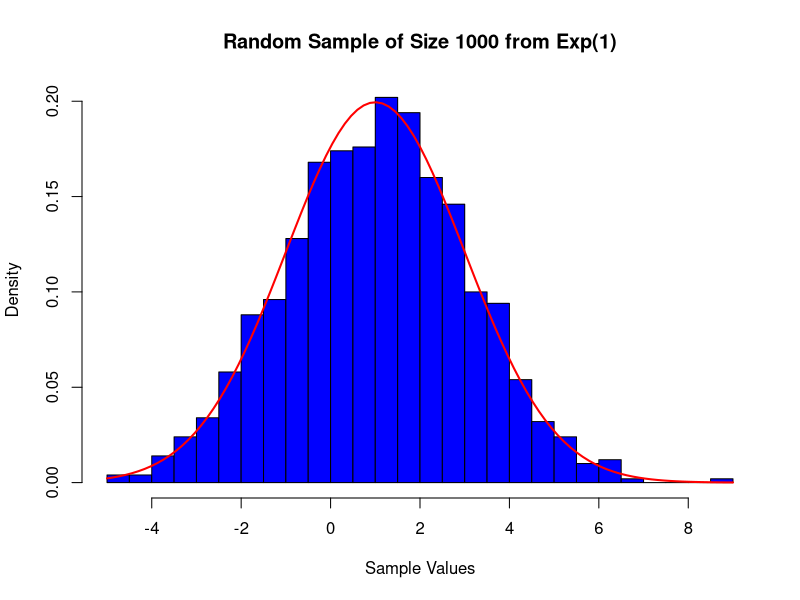
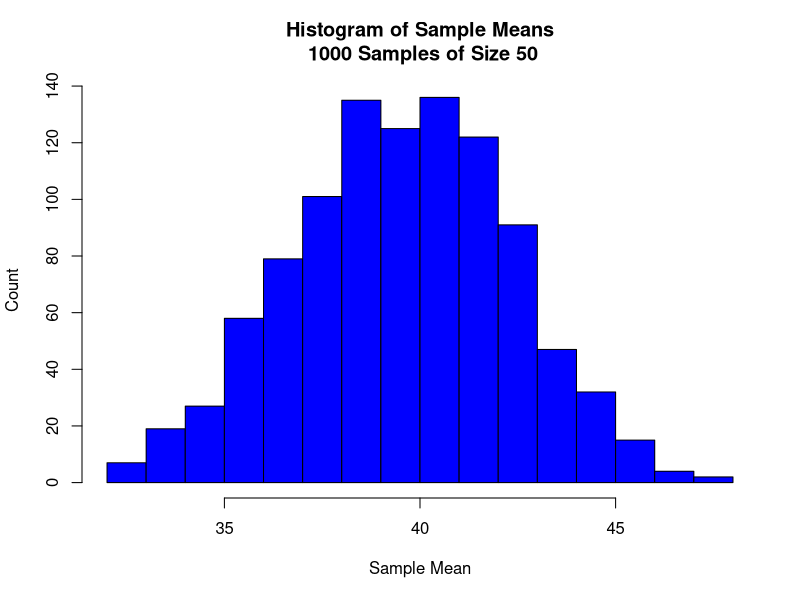
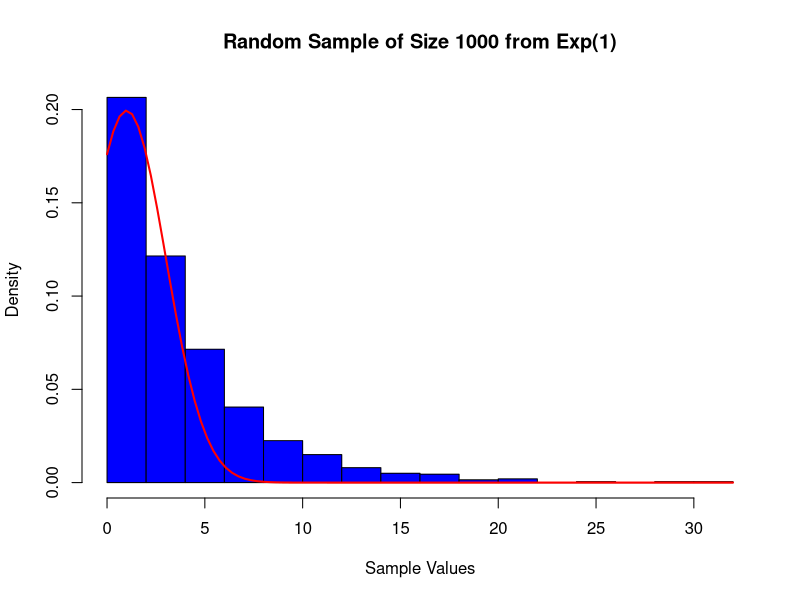
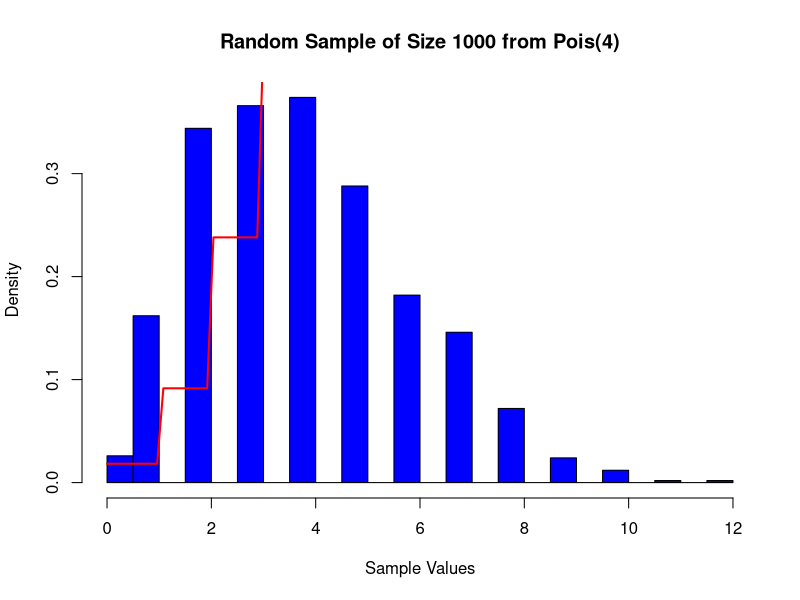

Write the R code that produced these figures, in order. (Note: this script raises an error after producing the figures.)
#For documentation
?pnorm

#To execute a command/routine
#ctrl+enter line by line, or first select lines to run

#####
#A few basic things
##Arithmetic
3+7
3-7
3*7
3/7
3^7

##Creating a vector
v <- c(1,7,8.5,11,20,37)
v
w <- 1:6
w
u <- seq(from = 0, to = 10, by = 0.5)
u

v+w               #entrywise sum
v*w               #entrywise product of elements
v%*%w             #dot product

##Accessing elements of a vector
v[2]
v[3:6]

v[v >= 20]          #select elements of v greater than or equal to 20
v[v != 20]         #select elements of v not equal to 20

##Arithmetic is "vectorized"
v
v+2               #add 2 to each element of v
v^2               #square each element of v
sqrt(v)           #take square root of each element of v

##Some vector calculations
v
sum(v)            #sum elements of v
sum(v^2)          #sum squares of elements of v
sum(v[v > 20])    #sum elements of v greater than 20

mean(v)           #mean of elements of v
mean(v >= 20)     #proportion of elements of v greater than 20
mean(v[v >= 20])  #mean of the elements of v that are greater than or equal to 20
mean(v != 20)     #proportion of elements not equal to 20
mean((v >= 8) & (v <= 20))    #proportion of elements of v at least 8 and at most 20
#####

#####
#Built-in probability distributions
##Poisson
lambda <- 1
pexp(1,rate=lambda)         #P(X <= 1) (CDF)
pexp(.8,rate=lambda) - pexp(.6,rate=lambda)  #P(.6 <= X <= .8)
dexp(1,rate=lambda)       #value of PDF at 1
qexp(.5,rate=lambda)      #.5 quantile (median)
rexp(5,rate=lambda)       #random sample of size 5

##Normal
pnorm(15,mean=17,sd=4)

1-pnorm(15,mean=17,sd=4)

##Binomial
dbinom(22,size=40,prob=.5)
pbinom(10,size=40,prob=.5)

#Random sampling from distribution, using normal as example
samp <- rnorm(1000,mean=1,sd=2)
hist(samp,freq=FALSE,main='Random Sample of Size 1000 from Exp(1)',xlab='Sample Values',col='blue',breaks=20)  #make histogram
curve(dnorm(x,mean=1,sd=2),col = 'red',lwd = 2,add=TRUE)   #overlay PDF of normal

mean(samp <= 5)    #proportion of sample values at most 5
pnorm(5,mean=1,sd=2)     #exact probability

#Distribution of the sample mean for 1000 random samples of size 10 from B(1,p) distribution
N <- 10^3
p <- .6
prop <- numeric(N)   #creates vector of length N for storing sampled values
for(i in 1:N){
  samp <- rbinom(1,size = 50,prob = .8)
  prop[i] <- mean(samp)
}

##Plot histogram of proportion estimates for the 1000 samples
hist(prop,main = paste('Histogram of Sample Means\n',N,'Samples of Size 50'),xlab = 'Sample Mean',ylab = 'Count',col = 'blue',breaks=20)
abline(v = p,col = 'red',lwd=2)    #Plot vertical line at true value of p

mean(prop)   #mean of sampled proportions
var(prop)    #variance of sampled proportions
sd(prop)     #standard deviation of sampled proportions

v <- 1:50
s <- sqrt(v)
sum(s)
1-pnorm(17,mean=17,sd=4)
samp <- rexp(1000,0.25)
hist(samp,freq=FALSE,main='Random Sample of Size 1000 from Exp(1)',xlab='Sample Values',col='blue',breaks=20)  #make histogram
curve(dnorm(x,mean=1,sd=2),col = 'red',lwd = 2,add=TRUE)   #overlay PDF of normal

samp <- rpois(1000,4)
hist(samp,freq=FALSE,main='Random Sample of Size 1000 from Pois(4)',xlab='Sample Values',col='blue',breaks=20)  #make histogram
curve(ppois(x,4),col = 'red',lwd = 2,add=TRUE)   #overlay PDF of normal

samp <- rbinom(1000,4)

